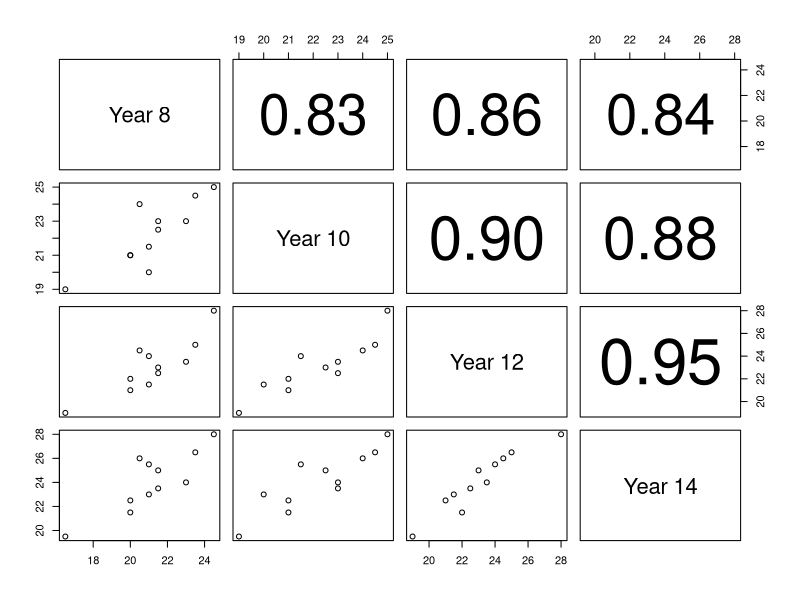
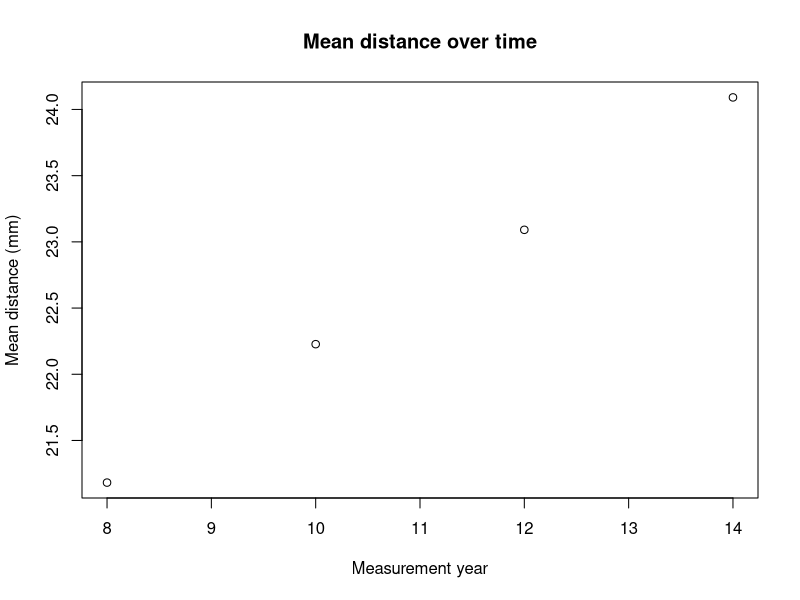
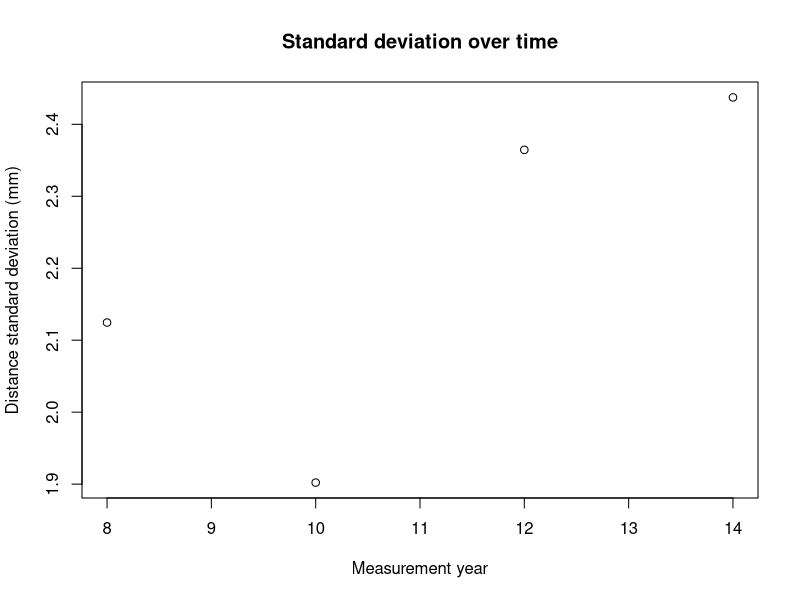

The R script that drew these images, in order:
## ---- chunk 1
knitr::opts_chunk$set(echo = TRUE)
## ---- chunk 2
# Read in data
dental.data <- read.csv(file = "data/dental.csv",
                        header = FALSE)

# Sampling vector for later use
years <- c(8, 10, 12, 14)
years.chr <- c("08", "10", "12", "14")

# Add column names
colnames(dental.data) <- c("ID", "gender", paste0("y.", years.chr))

# Subset data
dental.data <- dental.data[dental.data$gender == "F", ]
## ---- chunk 3
# Function to print correlation coefficient; copied shamelessly from pairs documentation
panel.cor <- function(x, y, digits = 2, prefix = "", cex.cor, ...) {
    usr <- par("usr"); on.exit(par(usr))
    par(usr = c(0, 1, 0, 1))
    r <- abs(cor(x, y))
    txt <- format(c(r, 0.123456789), digits = digits)[1]
    txt <- paste0(prefix, txt)
    if(missing(cex.cor)) cex.cor <- 0.8/strwidth(txt)
    text(0.5, 0.5, txt, cex = cex.cor * r)
}

# Create scatterplot of matrices to inspect data
pairs(dental.data[, 3:6], 
      labels = c("Year 8", "Year 10", "Year 12", "Year 14"),
      upper.panel = panel.cor)
## ---- chunk 4
distance.means <- colMeans(x = dental.data[, 3:6])
distance.sd <- apply(X = dental.data[, 3:6], MARGIN = 2, FUN = sd)
## ---- chunk 5
plot(x = c(8, 10, 12, 14),
     y = distance.means,
     xlab = "Measurement year",
     ylab = "Mean distance (mm)",
     main = "Mean distance over time")
## ---- chunk 6
plot(x = c(8, 10, 12, 14),
     y = distance.sd,
     xlab = "Measurement year",
     ylab = "Distance standard deviation (mm)",
     main = "Standard deviation over time")
## ---- chunk 7
dental.var.cov <- cov(dental.data[, 3:6])
dental.var.cov
## ---- chunk 8
cor(dental.data[, 3:6])
## ---- chunk 9
library("tidyr")
# Convert to "long format"
dental.long <- gather(data = dental.data, 
                         key = year, 
                         value = distance,
                         -ID, -gender)
# Add column for treating year as a number
dental.long$year.num <- as.numeric(gsub(pattern = "y.", "", x = dental.long$year))

# Make sure our year column is treated as a factor (and set year 8 as reference)
dental.long$year <- factor(dental.long$year, levels = paste0("y.", years.chr))

# Make sure our ID column is treated as a factor
dental.long$ID <- factor(dental.long$ID)

library("nlme")
# Run full model with parameter for each of the four ages using *ML* parameter estimation
full.ML <- gls(distance ~ year - 1,
                data = dental.long,
                correlation = corSymm(form = ~1|ID), # Unstructured variance-covariance
                weights = varIdent(form = ~ 1|year), 
                method = "ML")
# Get variance-covariance matrix for ML estimate:
full.ML.cov <- getVarCov(obj = full.ML)
rownames(full.ML.cov) <- colnames(full.ML.cov) <- paste0("y.", years.chr)

# Run full model with parameter for each of the four ages using *REML* parameter estimation
full.REML <- gls(distance ~ year - 1,
                 data = dental.long,
                 correlation = corSymm(form = ~1|ID), # Unstructured variance-covariance
                 weights = varIdent(form = ~ 1|year), 
                 method = "REML")
# Get variance-covariance matrix for ML estimate:
full.REML.cov <- getVarCov(obj = full.REML)
rownames(full.REML.cov) <- colnames(full.REML.cov) <- paste0("y.", years.chr)
## ---- chunk 10
full.ML.cov[]
## ---- chunk 11
full.REML.cov[]
## ---- chunk 12
round(full.ML.cov[] - dental.var.cov, 2)
## ---- chunk 13
round(full.REML.cov[] - dental.var.cov, 2)
## ---- chunk 14
round(full.REML.cov[] - full.ML.cov[], 2)
